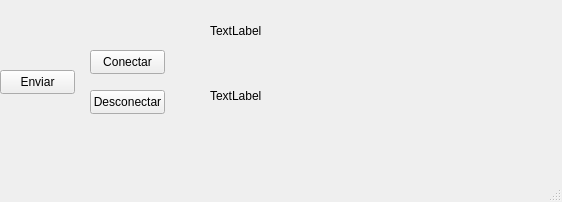
<?xml version="1.0" encoding="UTF-8"?>
<ui version="4.0">
 <class>MainWindow</class>
 <widget class="QMainWindow" name="MainWindow">
  <property name="geometry">
   <rect>
    <x>0</x>
    <y>0</y>
    <width>562</width>
    <height>202</height>
   </rect>
  </property>
  <property name="windowTitle">
   <string>MainWindow</string>
  </property>
  <widget class="QWidget" name="centralwidget">
   <widget class="QPushButton" name="botonConectar">
    <property name="geometry">
     <rect>
      <x>90</x>
      <y>50</y>
      <width>75</width>
      <height>24</height>
     </rect>
    </property>
    <property name="text">
     <string>Conectar</string>
    </property>
   </widget>
   <widget class="QLabel" name="labelRecepcion">
    <property name="geometry">
     <rect>
      <x>210</x>
      <y>70</y>
      <width>291</width>
      <height>51</height>
     </rect>
    </property>
    <property name="text">
     <string>TextLabel</string>
    </property>
   </widget>
   <widget class="QPushButton" name="botonDesconectar">
    <property name="geometry">
     <rect>
      <x>90</x>
      <y>90</y>
      <width>75</width>
      <height>24</height>
     </rect>
    </property>
    <property name="text">
     <string>Desconectar</string>
    </property>
   </widget>
   <widget class="QLabel" name="labelConexion">
    <property name="geometry">
     <rect>
      <x>210</x>
      <y>15</y>
      <width>131</width>
      <height>31</height>
     </rect>
    </property>
    <property name="text">
     <string>TextLabel</string>
    </property>
   </widget>
   <widget class="QPushButton" name="botonEnviar">
    <property name="geometry">
     <rect>
      <x>0</x>
      <y>70</y>
      <width>75</width>
      <height>24</height>
     </rect>
    </property>
    <property name="text">
     <string>Enviar</string>
    </property>
   </widget>
  </widget>
  <widget class="QMenuBar" name="menubar">
   <property name="geometry">
    <rect>
     <x>0</x>
     <y>0</y>
     <width>562</width>
     <height>22</height>
    </rect>
   </property>
  </widget>
  <widget class="QStatusBar" name="statusbar"/>
 </widget>
 <resources/>
 <connections/>
</ui>
